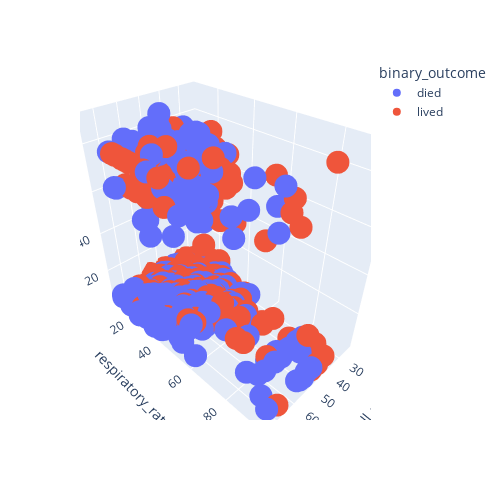

Notebook code cell kept with this figure:
### Markdown cell above
In this example we can observe a slight discrimination of the euthanized horses compared to the one that died.

### Code cell
x = 'packed_cell_volume'
y = 'respiratory_rate'
z = 'total_protein'
fig = px.scatter_3d(train_df, x = x, y= y , z= z , color='binary_outcome', height= 500, width= 500)

fig.show()

### Figure 1 — Plotly figure (JSON) as saved in the notebook; plotly's stock layout.template omitted (floating-point values rounded to 4 significant figures; data arrays with more than 128 entries replaced by an {"elided": "..."} marker saying what was removed)
{"data": [{"hovertemplate": "binary_outcome=died<br>packed_cell_volume=%{x}<br>respiratory_rate=%{y}<br>total_protein=%{z}<extra></extra>", "legendgroup": "died", "marker": {"color": "#636efa", "symbol": "circle"}, "mode": "markers", "name": "died", "scene": "scene", "showlegend": true, "type": "scatter3d", "x": {"elided": "661 float values"}, "y": {"elided": "661 int values"}, "z": {"elided": "661 float values"}}, {"hovertemplate": "binary_outcome=lived<br>packed_cell_volume=%{x}<br>respiratory_rate=%{y}<br>total_protein=%{z}<extra></extra>", "legendgroup": "lived", "marker": {"color": "#EF553B", "symbol": "circle"}, "mode": "markers", "name": "lived", "scene": "scene", "showlegend": true, "type": "scatter3d", "x": {"elided": "574 float values"}, "y": {"elided": "574 int values"}, "z": {"elided": "574 float values"}}], "layout": {"height": 500, "legend": {"title": {"text": "binary_outcome"}, "tracegroupgap": 0}, "margin": {"t": 60}, "scene": {"domain": {"x": [0, 1], "y": [0, 1]}, "xaxis": {"title": {"text": "packed_cell_volume"}}, "yaxis": {"title": {"text": "respiratory_rate"}}, "zaxis": {"title": {"text": "total_protein"}}}, "width": 500}}
